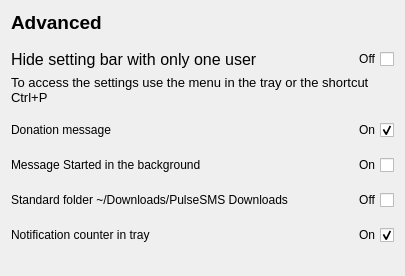
<?xml version="1.0" encoding="UTF-8"?>
<ui version="4.0">
 <class>Advanced</class>
 <widget class="QWidget" name="Advanced">
  <property name="geometry">
   <rect>
    <x>0</x>
    <y>0</y>
    <width>405</width>
    <height>276</height>
   </rect>
  </property>
  <property name="windowTitle">
   <string/>
  </property>
  <layout class="QVBoxLayout" name="verticalLayout">
   <property name="spacing">
    <number>15</number>
   </property>
   <item>
    <widget class="QLabel" name="label">
     <property name="font">
      <font>
       <pointsize>14</pointsize>
       <bold>true</bold>
      </font>
     </property>
     <property name="text">
      <string>Advanced</string>
     </property>
    </widget>
   </item>
   <item>
    <layout class="QGridLayout" name="gridLayout">
     <property name="spacing">
      <number>6</number>
     </property>
     <item row="0" column="0">
      <widget class="QLabel" name="label_2">
       <property name="font">
        <font>
         <pointsize>12</pointsize>
        </font>
       </property>
       <property name="text">
        <string>Hide setting bar with only one user</string>
       </property>
      </widget>
     </item>
     <item row="0" column="1">
      <widget class="QCheckBox" name="hideBarUsers">
       <property name="layoutDirection">
        <enum>Qt::LayoutDirection::RightToLeft</enum>
       </property>
       <property name="text">
        <string>Off</string>
       </property>
      </widget>
     </item>
     <item row="1" column="0" colspan="2">
      <widget class="QLabel" name="label_3">
       <property name="font">
        <font>
         <pointsize>10</pointsize>
        </font>
       </property>
       <property name="text">
        <string>To access the settings use the menu in the tray or the shortcut Ctrl+P</string>
       </property>
       <property name="wordWrap">
        <bool>true</bool>
       </property>
      </widget>
     </item>
    </layout>
   </item>
   <item>
    <layout class="QGridLayout" name="gridLayout_2">
     <property name="topMargin">
      <number>0</number>
     </property>
     <item row="0" column="1">
      <widget class="QCheckBox" name="donationMessage">
       <property name="layoutDirection">
        <enum>Qt::LayoutDirection::RightToLeft</enum>
       </property>
       <property name="text">
        <string>On</string>
       </property>
       <property name="checked">
        <bool>true</bool>
       </property>
      </widget>
     </item>
     <item row="1" column="0">
      <widget class="QLabel" name="label_5">
       <property name="text">
        <string>Message Started in the background</string>
       </property>
      </widget>
     </item>
     <item row="0" column="0">
      <widget class="QLabel" name="label_4">
       <property name="text">
        <string>Donation message</string>
       </property>
      </widget>
     </item>
     <item row="2" column="1">
      <widget class="QCheckBox" name="folderDownloads">
       <property name="layoutDirection">
        <enum>Qt::LayoutDirection::RightToLeft</enum>
       </property>
       <property name="text">
        <string>Off</string>
       </property>
      </widget>
     </item>
     <item row="1" column="1">
      <widget class="QCheckBox" name="backgroundMessage">
       <property name="layoutDirection">
        <enum>Qt::LayoutDirection::RightToLeft</enum>
       </property>
       <property name="text">
        <string>On</string>
       </property>
      </widget>
     </item>
     <item row="2" column="0">
      <widget class="QLabel" name="labelFolderDownloads">
       <property name="toolTip">
        <string/>
       </property>
       <property name="statusTip">
        <string/>
       </property>
       <property name="text">
        <string>Standard folder ~/Downloads/PulseSMS Downloads</string>
       </property>
      </widget>
     </item>
     <item row="3" column="0">
      <widget class="QLabel" name="label_6">
       <property name="text">
        <string>Notification counter in tray</string>
       </property>
      </widget>
     </item>
     <item row="3" column="1">
      <widget class="QCheckBox" name="notificationCounter">
       <property name="layoutDirection">
        <enum>Qt::LayoutDirection::RightToLeft</enum>
       </property>
       <property name="text">
        <string>On</string>
       </property>
       <property name="checked">
        <bool>true</bool>
       </property>
      </widget>
     </item>
    </layout>
   </item>
   <item>
    <spacer name="verticalSpacer">
     <property name="orientation">
      <enum>Qt::Orientation::Vertical</enum>
     </property>
     <property name="sizeHint" stdset="0">
      <size>
       <width>20</width>
       <height>40</height>
      </size>
     </property>
    </spacer>
   </item>
  </layout>
 </widget>
 <resources/>
 <connections/>
</ui>
